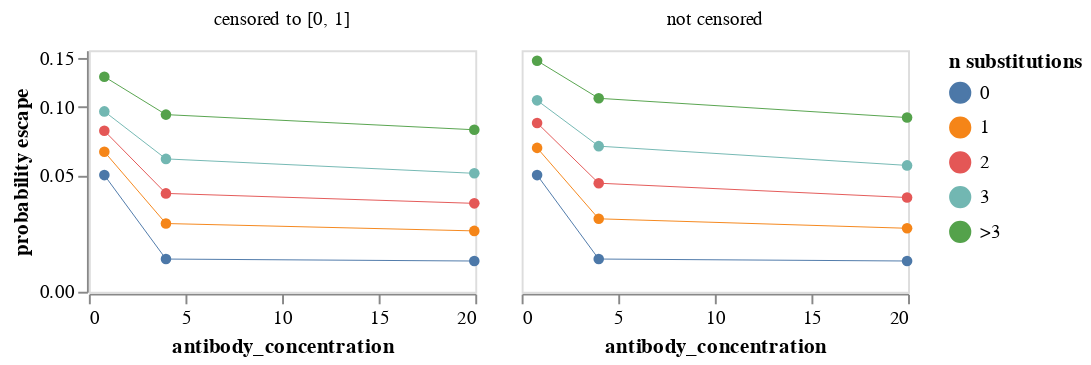

Write notebook code for a chart like this one.
### Markdown cell above
Plot mean probability of escape across all variants with the indicated number of mutations.
Note that this plot weights each variant the same in the means regardless of how many barcode counts it has.
We plot means for both censored (set to between 0 and 1) and uncensored probabilities of escape.
Also, note it uses a symlog scale for the y-axis.
Mouseover points for values:

### Code cell
max_aa_subs = 4  # group if >= this many substitutions

mean_prob_escape = (
    prob_escape.assign(
        n_subs=lambda x: (
            x["aa_substitutions_reference"]
            .str.split()
            .map(len)
            .clip(upper=max_aa_subs)
            .map(lambda n: str(n) if n < max_aa_subs else f">{max_aa_subs - 1}")
        )
    )
    .groupby(["antibody_concentration", "n_subs"], as_index=False)
    .aggregate({"prob_escape": "mean", "prob_escape_uncensored": "mean"})
    .rename(
        columns={
            "prob_escape": "censored to [0, 1]",
            "prob_escape_uncensored": "not censored",
        }
    )
    .melt(
        id_vars=["antibody_concentration", "n_subs"],
        var_name="censored",
        value_name="probability escape",
    )
)

mean_prob_escape_chart = (
    alt.Chart(mean_prob_escape)
    .encode(
        x=alt.X("antibody_concentration"),
        y=alt.Y(
            "probability escape",
            scale=alt.Scale(type="symlog", constant=0.05),
        ),
        column=alt.Column("censored", title=None),
        color=alt.Color("n_subs", title="n substitutions"),
        tooltip=[
            alt.Tooltip(c, format=".3g") if mean_prob_escape[c].dtype == float else c
            for c in mean_prob_escape.columns
        ],
    )
    .mark_line(point=True, size=0.5)
    .properties(width=200, height=125)
    .configure_axis(grid=False)
)

mean_prob_escape_chart

### Figure 1 — Vega-Lite specification as saved in the notebook (floating-point values rounded to 4 significant figures)
{"config": {"view": {"continuousWidth": 300, "continuousHeight": 300}, "axis": {"grid": false}}, "data": {"name": "data-9706e831ea925a18edc88346110a55b5"}, "mark": {"type": "line", "point": true, "size": 0.5}, "encoding": {"color": {"field": "n_subs", "title": "n substitutions", "type": "nominal"}, "column": {"field": "censored", "title": null, "type": "nominal"}, "tooltip": [{"field": "antibody_concentration", "format": ".3g", "type": "quantitative"}, {"field": "n_subs", "type": "nominal"}, {"field": "censored", "type": "nominal"}, {"field": "probability escape", "format": ".3g", "type": "quantitative"}], "x": {"field": "antibody_concentration", "type": "quantitative"}, "y": {"field": "probability escape", "scale": {"constant": 0.05, "type": "symlog"}, "type": "quantitative"}}, "height": 125, "width": 200, "$schema": "https://vega.github.io/schema/vega-lite/v5.2.0.json", "datasets": {"data-9706e831ea925a18edc88346110a55b5": [{"antibody_concentration": 0.8, "n_subs": "0", "censored": "censored to [0, 1]", "probability escape": 0.05}, {"antibody_concentration": 0.8, "n_subs": "1", "censored": "censored to [0, 1]", "probability escape": 0.0649}, {"antibody_concentration": 0.8, "n_subs": "2", "censored": "censored to [0, 1]", "probability escape": 0.08008}, {"antibody_concentration": 0.8, "n_subs": "3", "censored": "censored to [0, 1]", "probability escape": 0.096}, {"antibody_concentration": 0.8, "n_subs": ">3", "censored": "censored to [0, 1]", "probability escape": 0.1294}, {"antibody_concentration": 3.99, "n_subs": "0", "censored": "censored to [0, 1]", "probability escape": 0.01072}, {"antibody_concentration": 3.99, "n_subs": "1", "censored": "censored to [0, 1]", "probability escape": 0.02499}, {"antibody_concentration": 3.99, "n_subs": "2", "censored": "censored to [0, 1]", "probability escape": 0.03968}, {"antibody_concentration": 3.99, "n_subs": "3", "censored": "censored to [0, 1]", "probability escape": 0.0601}, {"antibody_concentration": 3.99, "n_subs": ">3", "censored": "censored to [0, 1]", "probability escape": 0.09324}, {"antibody_concentration": 19.95, "n_subs": "0", "censored": "censored to [0, 1]", "probability escape": 0.01001}, {"antibody_concentration": 19.95, "n_subs": "1", "censored": "censored to [0, 1]", "probability escape": 0.02178}, {"antibody_concentration": 19.95, "n_subs": "2", "censored": "censored to [0, 1]", "probability escape": 0.03454}, {"antibody_concentration": 19.95, "n_subs": "3", "censored": "censored to [0, 1]", "probability escape": 0.05106}, {"antibody_concentration": 19.95, "n_subs": ">3", "censored": "censored to [0, 1]", "probability escape": 0.08092}, {"antibody_concentration": 0.8, "n_subs": "0", "censored": "not censored", "probability escape": 0.05}, {"antibody_concentration": 0.8, "n_subs": "1", "censored": "not censored", "probability escape": 0.06755}, {"antibody_concentration": 0.8, "n_subs": "2", "censored": "not censored", "probability escape": 0.08634}, {"antibody_concentration": 0.8, "n_subs": "3", "censored": "not censored", "probability escape": 0.1059}, {"antibody_concentration": 0.8, "n_subs": ">3", "censored": "not censored", "probability escape": 0.1473}, {"antibody_concentration": 3.99, "n_subs": "0", "censored": "not censored", "probability escape": 0.01072}, {"antibody_concentration": 3.99, "n_subs": "1", "censored": "not censored", "probability escape": 0.02712}, {"antibody_concentration": 3.99, "n_subs": "2", "censored": "not censored", "probability escape": 0.0453}, {"antibody_concentration": 3.99, "n_subs": "3", "censored": "not censored", "probability escape": 0.06875}, {"antibody_concentration": 3.99, "n_subs": ">3", "censored": "not censored", "probability escape": 0.1078}, {"antibody_concentration": 19.95, "n_subs": "0", "censored": "not censored", "probability escape": 0.01001}, {"antibody_concentration": 19.95, "n_subs": "1", "censored": "not censored", "probability escape": 0.0229}, {"antibody_concentration": 19.95, "n_subs": "2", "censored": "not censored", "probability escape": 0.03752}, {"antibody_concentration": 19.95, "n_subs": "3", "censored": "not censored", "probability escape": 0.05592}, {"antibody_concentration": 19.95, "n_subs": ">3", "censored": "not censored", "probability escape": 0.09075}]}}
